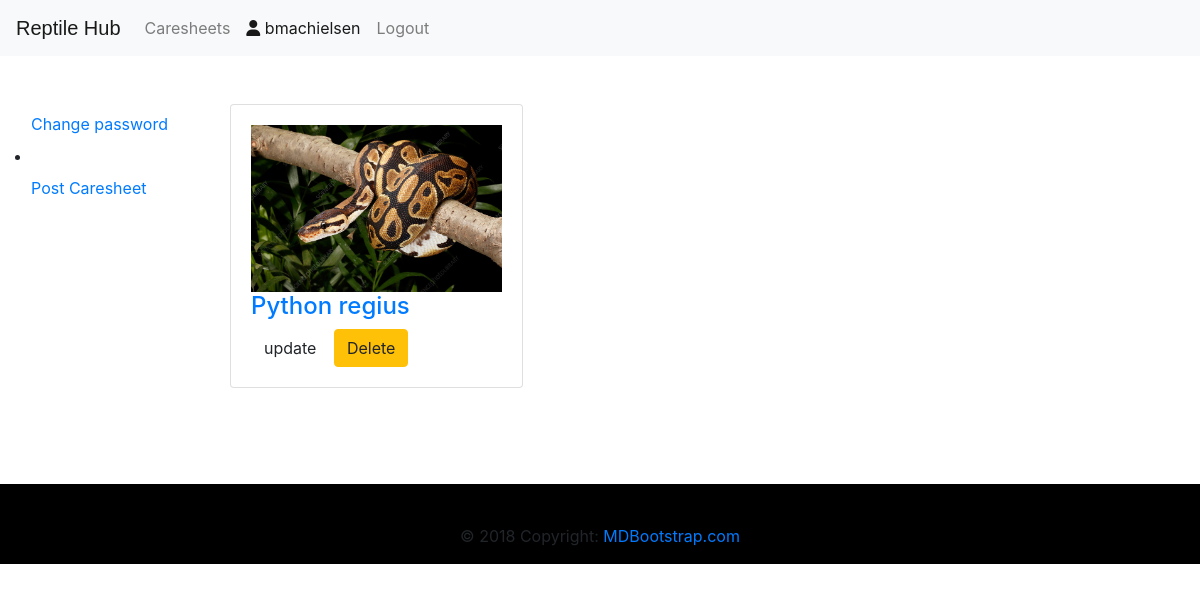
The page /profile (signed in) on the database its author committed.
### posts/models.py (models this page shows, shortened)
class Animal(models.Model):
    REPTILES = (
        ('X', 'Choose type of reptile'),
        ('C', 'Crocodile'),
        ('L', 'Lizard'),
        ('S', 'Snake'),
        ('T', 'Turtle'),
    )
    CITES_SPECIES = (
        ('X', 'Cites of animal'),
        ('A', 'Cites A or I'),
        ('B', 'Cites B or II'),
        ('C', 'Cites C or III'),
        ('D', 'Cites D or none'),
    )
    latinName = models.CharField(blank=True, null=True, max_length=120)
    reptiletype = models.CharField(max_length=7, default='X', choices=REPTILES)
    image = models.ImageField(blank=True, null=True, upload_to="animal_images")
    cites = models.CharField(blank=True, null=True, max_length=1, default='X', choices=CITES_SPECIES)
    habitat = models.CharField(blank=True, null=True, max_length=120)
    size = models.TextField(blank=True, null=True, max_length= 500)
    shorttext = models.TextField(blank=True, null=True, max_length= 500)
    behaviour = models.TextField(blank=True, null=True, max_length= 500)
    handling = models.TextField(blank=True, null=True, max_length= 3000)
    feeding = models.TextField(blank=True, null=True, max_length= 3000)
    water= models.TextField(blank=True, null=True, max_length= 3000)
    enclosure = models.TextField(blank=True, null=True, max_length= 3000)
    substrate = models.TextField(blank=True, null=True, max_length= 3000)
    lighting = models.TextField(blank=True, null=True, max_length= 3000)
    heating = models.TextField(blank=True, null=True, max_length= 3000)
    temperature = models.TextField(blank=True, null=True, max_length=3000)
    humidity = models.TextField(blank=True, null=True, max_length=3000)
    cleaning = models.TextField(blank=True, null=True, max_length=3000)
    sex= models.TextField(blank=True, null=True, max_length= 500)
    male = models.ImageField(blank=True, null=True, upload_to="images")
    female = models.ImageField(blank=True, null=True, upload_to="images")
    breeding = models.TextField(blank=True, null=True, max_length= 3000)
    incubation = models.TextField(blank=True, null=True, max_length= 3000)
    health = models.TextField(blank=True, null=True, max_length= 3000)
    diseases = models.TextField(blank=True, null=True, max_length= 3000)
    author = models.ForeignKey(User, related_name='posts', null=False, default=1, on_delete=models.SET_DEFAULT)
    created = models.DateTimeField(auto_now_add=True, null=True)
    updated_at = models.DateTimeField(auto_now=True)
    views = models.IntegerField(default=0)
    likes = models.IntegerField(default=0)
    dislikes = models.IntegerField(default=0)

### accounts/views.py (the view)
# urls.py: path('profile', views.profile, name='profile'),
def profile(request):
    animal_caresheets = Animal.objects.filter(author_id=request.user)
    return render(request, "profile/profile.html", {"animal_caresheets": animal_caresheets})

### accounts/templates/profile/profile.html (shortened to what this page needs)
{% extends 'base.html' %}
{% load bootstrap_tags %}
{% block content %}
<br/>
<br/>
<div class="row">
  <div class="col-xs-12 col-md-2"
    <li class="nav-item">
      <a class="nav-link" href="{% url 'custom_password' %}">Change password</a>
    <li class="nav-item">
      <a class="nav-link" href="{% url 'post_form' %}">Post Caresheet</a>
    </li>
  </div>
  <div class="col-xs-12 col-md-10 justify-content-center">
      {% for animal in animal_caresheets %}
    <div class="col-xs-12 col-sm-6 col-md-4">
      <div class="card">
        <div class="card-body">
          <a href="{% url 'post_detail' animal.id %}">
          <div class="picture">
            <img style="width: 100%" src="{{MEDIA_URL}}{{animal.image}}" alt="">
          </div>
          <h4>{{animal.latinName}}</h4>
          </a>
          <a class="button btn" href="{% url 'edit_post' animal.id %}">update</a>
          <a href="{% url 'delete_post' animal.id %}" class="btn btn-warning">Delete</a>
        </div>
      </div>
    </div>
    <br/>
    {% endfor %}
  </div>
</div>
<br/>
<br/>
<br/>
 {% endblock %}

### templates/base.html (shortened to what this page needs)
<!DOCTYPE html>
{% load static %}
<html lang="en">
  <head>
    <link rel="stylesheet" href="https://stackpath.bootstrapcdn.com/bootstrap/4.3.1/css/bootstrap.min.css">
    <link rel="stylesheet" href="{% static 'css/base.css' %}" type="text/css" />
  </head>
  <body>
    <nav class="navbar navbar-expand-lg navbar-light bg-light">
      <a style="font-family: sans-serif" class="navbar-brand" href="/">Reptile Hub</a>
      <div class="collapse navbar-collapse" id="navbarSupportedContent">
        <ul class="navbar-nav mr-auto">
          <li class="nav-item">
            <a class="nav-link" href="{% url 'post_list' %}">Caresheets</a>
          </li>
            {% if user.is_authenticated %}
          <li class="nav-item active">
            <a class="nav-link" href="{% url 'profile' %}"><i class="fas fa-user"></i> {{ user.username }}<span class="sr-only">(current)</span></a>
          </li>
          <li class="nav-item">
            <a class="nav-link" href="{% url 'logout' %}">Logout</a>
          </li>
          {% endif %}
        </ul>
      </div>
    </nav>
  <div class="container-fluid">
    {% block content %}
    {% endblock %}
  </div>
<footer class="page-footer font-small unique-color-dark pt-4">
  <div class="footer-copyright text-center py-3">© 2018 Copyright:
    <a href="https://mdbootstrap.com/education/bootstrap/"> MDBootstrap.com</a>
  </div>
</footer>
  </body>
</html>

### static/css/base.css (style rules this page uses)
.navbar { background-color: black; }
footer { background-color: black; }

### rows shown on the page
Animal: image (picture), latinName "Python regius"

### other values the page prints
{{ user.username }} "bmachielsen"
